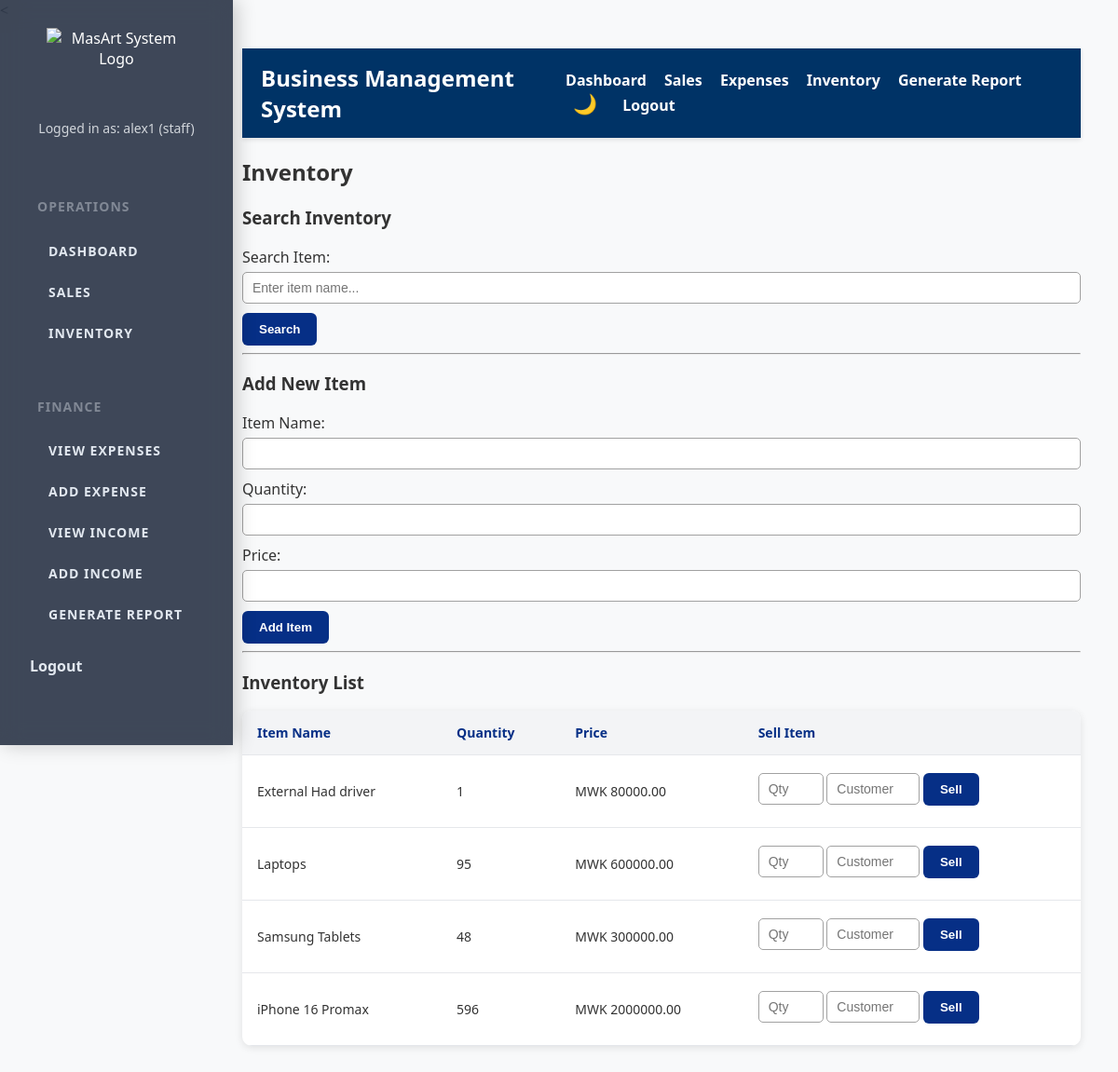
Page /inventory (signed in) on the committed database.
### tables this page shows
CREATE TABLE inventory (
                id INTEGER PRIMARY KEY AUTOINCREMENT,
                item_name TEXT UNIQUE NOT NULL,
                quantity INTEGER NOT NULL,
                price REAL NOT NULL
            );

### app.py (the view)
@app.route('/inventory', methods=['GET', 'POST'])
def view_inventory():
    if 'user' not in session:
        return redirect(url_for('login'))
    search_term = request.args.get('search_term', '').strip()
    with get_db_connection() as conn:
        cursor = conn.cursor()
        if search_term:
            cursor.execute("""
                SELECT * FROM inventory
                WHERE item_name LIKE ?
                ORDER BY item_name
            """, ('%' + search_term + '%',))  # This will match any item names that contain the search term
        else:
            cursor.execute("SELECT * FROM inventory ORDER BY item_name")
        items = cursor.fetchall()
    return render_template('inventory.html', items=items)

### app.py (called while the page is built)
def get_db_connection():
    conn = sqlite3.connect(DATABASE, timeout=10)  # Added timeout to avoid database lock errors
    conn.row_factory = sqlite3.Row  # This allows us to access columns by name
    return conn

### templates/inventory.html (shortened to what this page needs)
{% extends "base.html" %}
{% block content %}
<h2>Inventory</h2>
<h3>Search Inventory</h3>
<form method="GET" action="{{ url_for('view_inventory') }}">
    <label for="search_term">Search Item:</label>
    <input type="text" name="search_term"
           placeholder="Enter item name..."
           value="{{ request.args.get('search_term', '') }}" />
    <button type="submit">Search</button>
</form>
<hr>
<h3>Add New Item</h3>
<form method="POST" action="{{ url_for('add_inventory') }}">
    <label>Item Name:</label>
    <input type="text" name="item_name" required />
    <label>Quantity:</label>
    <input type="number" name="quantity" min="1" required />
    <label>Price:</label>
    <input type="number" step="0.01" name="price" min="0" required />
    <button type="submit">Add Item</button>
</form>
<hr>
<h3>Inventory List</h3>
<table>
    <thead>
        <tr>
            <th>Item Name</th>
            <th>Quantity</th>
            <th>Price</th>
            <th>Sell Item</th>
        </tr>
    </thead>
    <tbody>
        {% for item in items %}
        <tr>
            <td>{{ item['item_name'] }}</td>
            <td>{{ item['quantity'] }}</td>
            <td>MWK {{ "%.2f"|format(item['price']) }}</td>
            <td>
                <form method="POST"
                      action="{{ url_for('mark_item_sold', item_id=item['id']) }}">
                    <input type="number"
                           name="quantity"
                           placeholder="Qty"
                           required
                           min="1"
                           max="{{ item['quantity'] }}"
                           style="width:70px;" />
                    <input type="text"
                           name="customer_name"
                           placeholder="Customer"
                           required
                           style="width:100px;" />
                    <button type="submit">Sell</button>
                </form>
            </td>
        </tr>
        {% endfor %}
    </tbody>
</table>
{% endblock %}

### static/style.css (style rules this page uses)
:root { --bg-main: #f4f6f9; --bg-card: #ffffff; --text-main: #1e293b; --sidebar-bg: rgba(30, 41, 59, 0.85); }
body { background: var(--bg-main); color: var(--text-main); transition: all 0.3s ease; }
body { margin: 0; font-family: 'Segoe UI', Tahoma, Geneva, Verdana, sans-serif; background: #f8f9fa; color: #333; }
table { width: 100%; border-collapse: collapse; background: white; border-radius: 10px; overflow: hidden; box-shadow: 0 2px 8px rgba(0,0,0,0.1); }
th, td { padding: 14px 16px; border-bottom: 1px solid #e5e7eb; font-size: 14px; }
th { background-color: #f3f4f6; font-weight: 600; color: #062f86; text-align: left; }
button, .add-sale-btn, .btn-pdf { background-color: #062f86; color: white; padding: 10px 18px; border: none; border-radius: 6px; font-weight: 600; cursor: pointer; transition: background-color 0.25s ease; display: inline-block; text-align: center; text-decoration: none; }
input, select { width: 100%; padding: 8px 10px; margin-top: 5px; margin-bottom: 10px; border-radius: 5px; border: 1px solid #a1a1a1; box-sizing: border-box; font-size: 14px; }

### rows in the picture
inventory: item_name "External Had driver", quantity "1", price "80000.00"
inventory: item_name "Laptops", quantity "95", price "600000.00"
inventory: item_name "Samsung Tablets", quantity "48", price "300000.00"
inventory: item_name "iPhone 16 Promax", quantity "596", price "2000000.00"

### other values in the picture
{{ session['user'] }} "alex1"
{{ session['role'] }} "staff"
